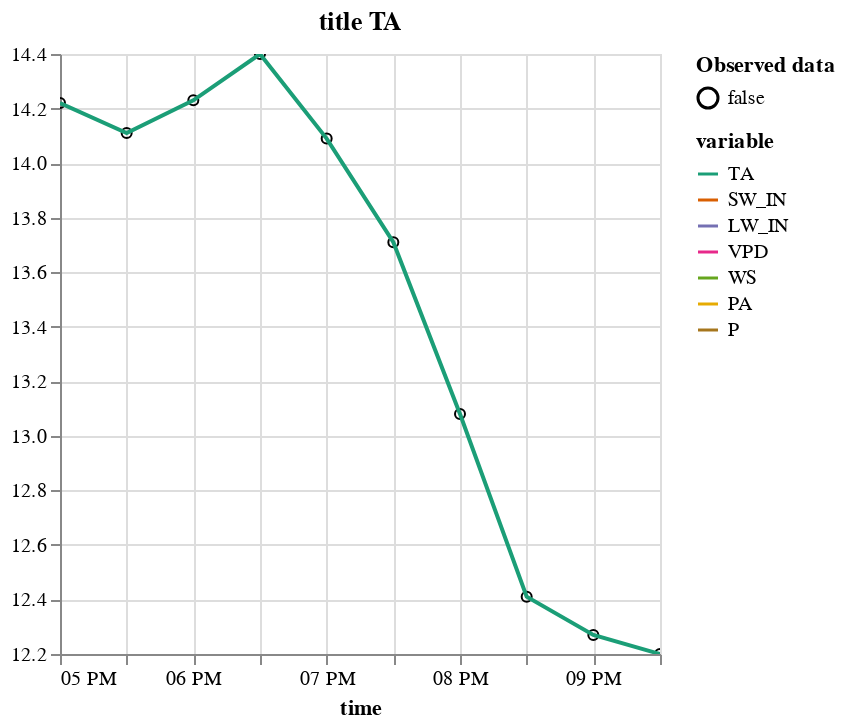

The notebook cell saved with this chart:
### Code cell
plot_variable(m_df.tidy(), "TA", title="title TA", gap_area=False)

### Figure 1 — Vega-Lite specification as saved in the notebook (floating-point values rounded to 4 significant figures)
{"config": {"view": {"continuousWidth": 300, "continuousHeight": 300}}, "layer": [{"mark": {"type": "point", "color": "black", "fillOpacity": 1, "size": 25, "strokeWidth": 1}, "encoding": {"fill": {"field": "is_present", "legend": {"title": ["Observed data"]}, "scale": {"range": ["#ffffff00", "gray"]}, "type": "nominal"}, "x": {"axis": {"domain": true, "labels": true, "ticks": true, "title": "time"}, "field": "time", "type": "temporal"}, "y": {"field": "value", "scale": {"zero": false}, "title": "", "type": "quantitative"}}}, {"mark": "line", "encoding": {"color": {"field": "variable", "scale": {"domain": ["TA", "SW_IN", "LW_IN", "VPD", "WS", "PA", "P"], "range": ["#1B9E77", "#D95F02", "#7570B3", "#E7298A", "#66A61E", "#E6AB02", "#A6761D", "#666666"]}, "type": "nominal"}, "x": {"field": "time", "title": "time", "type": "temporal"}, "y": {"field": "value", "scale": {"zero": false}, "title": "", "type": "quantitative"}}, "name": "view_1"}], "data": {"name": "data-fef56d6be9214faafab4e0ea1b5aa4a9"}, "params": [{"name": "param_7", "select": {"type": "interval"}, "bind": "scales", "views": ["view_1"]}], "title": "title TA", "$schema": "https://vega.github.io/schema/vega-lite/v5.2.0.json", "datasets": {"data-fef56d6be9214faafab4e0ea1b5aa4a9": [{"time": "2000-06-15T17:00:00", "variable": "TA", "value": 14.22, "is_present": false}, {"time": "2000-06-15T17:30:00", "variable": "TA", "value": 14.11, "is_present": false}, {"time": "2000-06-15T18:00:00", "variable": "TA", "value": 14.23, "is_present": false}, {"time": "2000-06-15T18:30:00", "variable": "TA", "value": 14.4, "is_present": false}, {"time": "2000-06-15T19:00:00", "variable": "TA", "value": 14.09, "is_present": false}, {"time": "2000-06-15T19:30:00", "variable": "TA", "value": 13.71, "is_present": false}, {"time": "2000-06-15T20:00:00", "variable": "TA", "value": 13.08, "is_present": false}, {"time": "2000-06-15T20:30:00", "variable": "TA", "value": 12.41, "is_present": false}, {"time": "2000-06-15T21:00:00", "variable": "TA", "value": 12.27, "is_present": false}, {"time": "2000-06-15T21:30:00", "variable": "TA", "value": 12.2, "is_present": false}]}}
